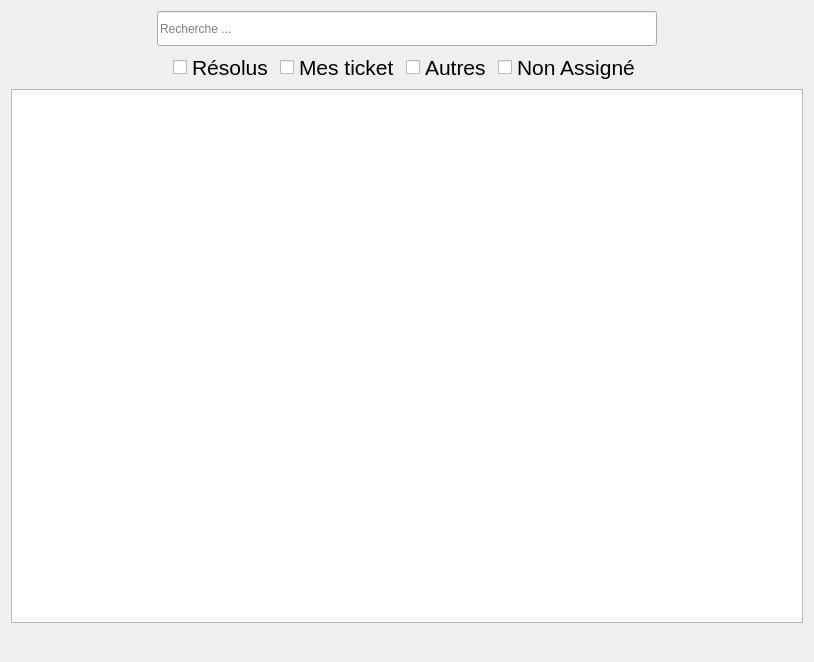
<?xml version="1.0" encoding="UTF-8"?>
<ui version="4.0">
 <class>uiTicket</class>
 <widget class="QWidget" name="uiTicket">
  <property name="geometry">
   <rect>
    <x>0</x>
    <y>0</y>
    <width>814</width>
    <height>662</height>
   </rect>
  </property>
  <property name="windowTitle">
   <string>Form</string>
  </property>
  <layout class="QVBoxLayout" name="verticalLayout">
   <item>
    <layout class="QHBoxLayout" name="horizontalLayout_2">
     <item>
      <widget class="QLineEdit" name="lineEdit">
       <property name="minimumSize">
        <size>
         <width>500</width>
         <height>35</height>
        </size>
       </property>
       <property name="maximumSize">
        <size>
         <width>500</width>
         <height>16777215</height>
        </size>
       </property>
       <property name="placeholderText">
        <string>Recherche ...</string>
       </property>
      </widget>
     </item>
    </layout>
   </item>
   <item>
    <layout class="QHBoxLayout" name="horizontalLayout">
     <item>
      <spacer name="horizontalSpacer">
       <property name="orientation">
        <enum>Qt::Horizontal</enum>
       </property>
       <property name="sizeHint" stdset="0">
        <size>
         <width>40</width>
         <height>20</height>
        </size>
       </property>
      </spacer>
     </item>
     <item>
      <widget class="QCheckBox" name="NonAssigntk_2">
       <property name="font">
        <font>
         <family>Helvetica Neue</family>
         <pointsize>16</pointsize>
        </font>
       </property>
       <property name="text">
        <string>Résolus</string>
       </property>
      </widget>
     </item>
     <item>
      <widget class="QCheckBox" name="MesTk">
       <property name="font">
        <font>
         <family>Helvetica Neue</family>
         <pointsize>16</pointsize>
        </font>
       </property>
       <property name="text">
        <string>Mes ticket</string>
       </property>
      </widget>
     </item>
     <item>
      <widget class="QCheckBox" name="AutreTk">
       <property name="font">
        <font>
         <family>Helvetica Neue</family>
         <pointsize>16</pointsize>
        </font>
       </property>
       <property name="text">
        <string>Autres</string>
       </property>
      </widget>
     </item>
     <item>
      <widget class="QCheckBox" name="NonAssigntk">
       <property name="font">
        <font>
         <family>Helvetica Neue</family>
         <pointsize>16</pointsize>
        </font>
       </property>
       <property name="text">
        <string>Non Assigné</string>
       </property>
      </widget>
     </item>
     <item>
      <spacer name="horizontalSpacer_2">
       <property name="orientation">
        <enum>Qt::Horizontal</enum>
       </property>
       <property name="sizeHint" stdset="0">
        <size>
         <width>40</width>
         <height>20</height>
        </size>
       </property>
      </spacer>
     </item>
    </layout>
   </item>
   <item>
    <widget class="QTableWidget" name="tableWidgetTicket"/>
   </item>
   <item>
    <layout class="QHBoxLayout" name="horizontalLayout_3">
     <item>
      <spacer name="horizontalSpacer_3">
       <property name="orientation">
        <enum>Qt::Horizontal</enum>
       </property>
       <property name="sizeHint" stdset="0">
        <size>
         <width>40</width>
         <height>20</height>
        </size>
       </property>
      </spacer>
     </item>
     <item>
      <widget class="QPushButton" name="pushButton">
       <property name="text">
        <string/>
       </property>
       <property name="icon">
        <iconset resource="Images.qrc">
         <normaloff>:/new/MenuInterface/Ressouces/plus-512.png</normaloff>:/new/MenuInterface/Ressouces/plus-512.png</iconset>
       </property>
       <property name="iconSize">
        <size>
         <width>25</width>
         <height>25</height>
        </size>
       </property>
       <property name="flat">
        <bool>true</bool>
       </property>
      </widget>
     </item>
     <item>
      <widget class="QPushButton" name="pushButton_2">
       <property name="text">
        <string/>
       </property>
       <property name="icon">
        <iconset resource="Images.qrc">
         <normaloff>:/new/MenuInterface/Ressouces/dnd-512.png</normaloff>:/new/MenuInterface/Ressouces/dnd-512.png</iconset>
       </property>
       <property name="iconSize">
        <size>
         <width>25</width>
         <height>25</height>
        </size>
       </property>
       <property name="flat">
        <bool>true</bool>
       </property>
      </widget>
     </item>
     <item>
      <spacer name="horizontalSpacer_4">
       <property name="orientation">
        <enum>Qt::Horizontal</enum>
       </property>
       <property name="sizeHint" stdset="0">
        <size>
         <width>40</width>
         <height>20</height>
        </size>
       </property>
      </spacer>
     </item>
    </layout>
   </item>
  </layout>
 </widget>
 <resources>
  <include location="Images.qrc"/>
 </resources>
 <connections/>
</ui>
